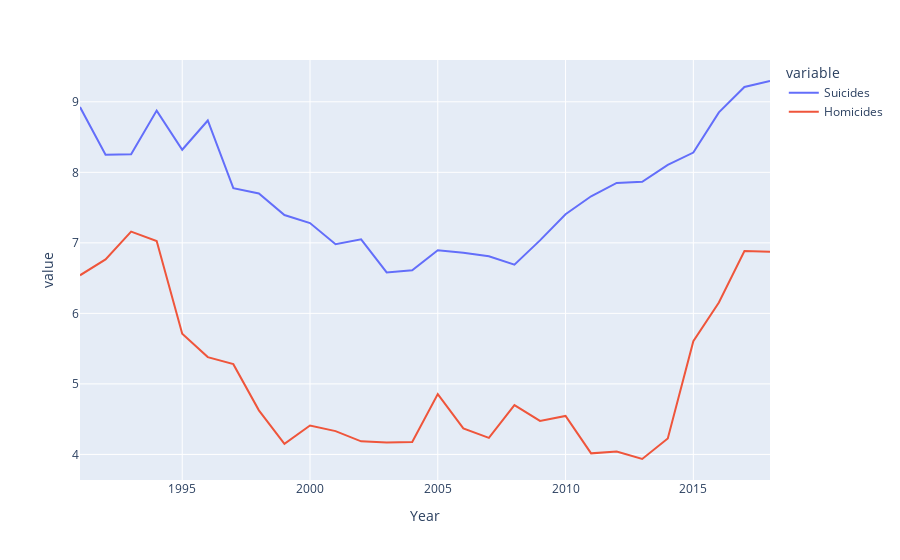

The cell this chart's notebook holds for it:
### Code cell
#Look at trends in states aggregated over time
states = ['MO','VA','DC']
st_df = deaths[deaths['State'].isin(states)]
st_df.head()
test = st_df.groupby(['Year'], as_index=False).agg(
    {
        'Suicides':'mean', 
        'Homicides':'mean',
    }
)

fig = px.line(test, x="Year", y=["Suicides","Homicides"])
fig.show()

### Figure 1 — Plotly figure (JSON) as saved in the notebook; plotly's stock layout.template omitted (floating-point values rounded to 4 significant figures)
{"data": [{"hovertemplate": "variable=Suicides<br>Year=%{x}<br>value=%{y}<extra></extra>", "legendgroup": "Suicides", "line": {"color": "#636efa", "dash": "solid"}, "marker": {"symbol": "circle"}, "mode": "lines", "name": "Suicides", "orientation": "v", "showlegend": true, "type": "scatter", "x": [1991, 1992, 1993, 1994, 1995, 1996, 1997, 1998, 1999, 2000, 2001, 2002, 2003, 2004, 2005, 2006, 2007, 2008, 2009, 2010, 2011, 2012, 2013, 2014, 2015, 2016, 2017, 2018], "xaxis": "x", "y": [8.925, 8.25, 8.255, 8.875, 8.32, 8.735, 7.775, 7.7, 7.395, 7.28, 6.98, 7.05, 6.58, 6.61, 6.895, 6.86, 6.81, 6.69, 7.035, 7.405, 7.66, 7.85, 7.865, 8.105, 8.28, 8.85, 9.21, 9.295], "yaxis": "y"}, {"hovertemplate": "variable=Homicides<br>Year=%{x}<br>value=%{y}<extra></extra>", "legendgroup": "Homicides", "line": {"color": "#EF553B", "dash": "solid"}, "marker": {"symbol": "circle"}, "mode": "lines", "name": "Homicides", "orientation": "v", "showlegend": true, "type": "scatter", "x": [1991, 1992, 1993, 1994, 1995, 1996, 1997, 1998, 1999, 2000, 2001, 2002, 2003, 2004, 2005, 2006, 2007, 2008, 2009, 2010, 2011, 2012, 2013, 2014, 2015, 2016, 2017, 2018], "xaxis": "x", "y": [6.54, 6.765, 7.16, 7.025, 5.71, 5.38, 5.28, 4.625, 4.15, 4.41, 4.33, 4.185, 4.17, 4.175, 4.855, 4.37, 4.235, 4.7, 4.475, 4.545, 4.015, 4.04, 3.935, 4.225, 5.605, 6.155, 6.885, 6.875], "yaxis": "y"}], "layout": {"legend": {"title": {"text": "variable"}, "tracegroupgap": 0}, "margin": {"t": 60}, "xaxis": {"anchor": "y", "domain": [0, 1], "title": {"text": "Year"}}, "yaxis": {"anchor": "x", "domain": [0, 1], "title": {"text": "value"}}}}
